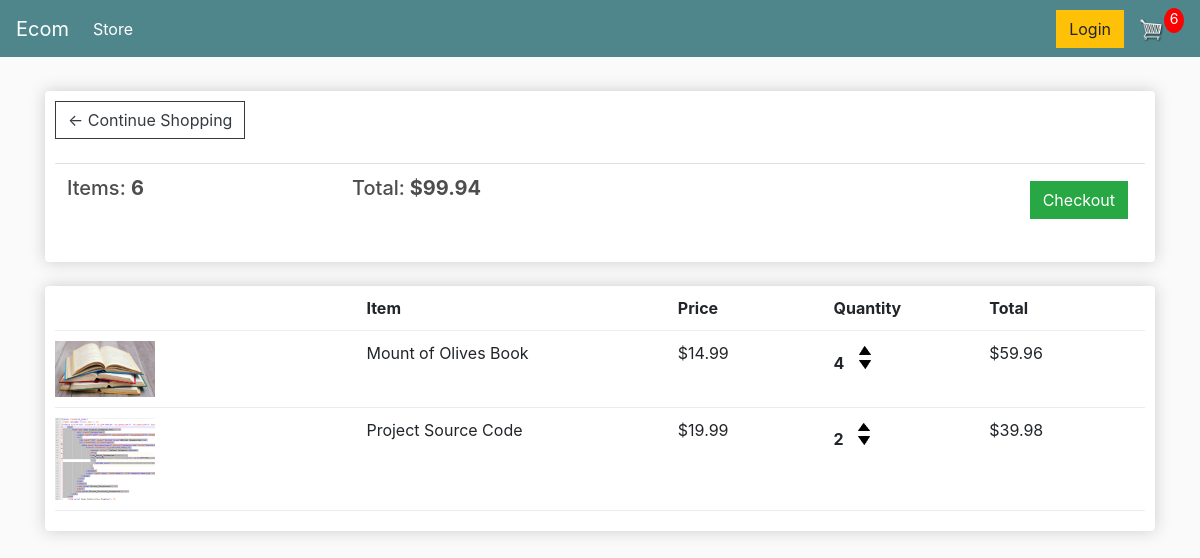
The app's page /cart/ (signed in) with its own data.
### store/models.py (models this page shows, shortened)
class Order(models.Model):
    customer = models.ForeignKey(Customer, on_delete=models.SET_NULL, blank=True, null=True)
    date_ordered = models.DateTimeField(auto_now_add=True)
    complete = models.BooleanField(default=False, null=True, blank=False)
    transaction_id = models.CharField(max_length=200, null=True)
    @property
    def get_cart_total(self):
        orderitems = self.orderitem_set.all()
        total = sum([item.get_total for item in orderitems])
        return total
    @property
    def get_cart_items(self):
        orderitems = self.orderitem_set.all()
        total = sum([item.quantity for item in orderitems])
        return total

class OrderItem(models.Model):
    product = models.ForeignKey(Product, on_delete=models.SET_NULL, blank=True, null=True)
    order = models.ForeignKey(Order, on_delete=models.SET_NULL, blank=True, null=True)
    quantity = models.IntegerField(default=0, null=True, blank=True)
    date_added = models.DateTimeField(auto_now_add=True)
    @property
    def get_total(self):
        total = self.product.price * self.quantity
        return total

class Product(models.Model):
    name = models.CharField(max_length=100, null=True)
    price = models.DecimalField(max_digits=7, decimal_places=2)
    digital = models.BooleanField(default=False, null=True, blank=False)
    image = models.ImageField(null=True, blank=True)
    @property
    def imageURL(self):
        try:
            url = self.image.url
        except:
            url = ''
        return url

### store/views.py (the view)
# urls.py: path('cart/', views.cart, name="cart"),
def cart(request):
    data = cartData(request)
    cartItems = data['cartItems']
    order = data['order']
    items = data['items']
    context = {'items': items, 'order': order, "cartItems": cartItems}
    return render(request, 'store/cart.html', context)

### store/utils.py (called while the page is built)
def cartData(request):
    if request.user.is_authenticated:
        customer = request.user.customer
        order, created = Order.objects.get_or_create(
            customer=customer, complete=False)
        items = order.orderitem_set.all()
        cartItems = order.get_cart_items
    else:
        cookieData = cookieCart(request)
        cartItems = cookieData['cartItems']
        order = cookieData['order']
        items = cookieData['items']
    return {'cartItems': cartItems, 'order': order, 'items': items}

### store/templates/store/cart.html
{% extends 'store/main.html' %}
{% load static %}
{% block content %}
	<div class="row">
		<div class="col-lg-12">
			<div class="box-element">
				<a  class="btn btn-outline-dark" href="{% url 'store' %}">&#x2190; Continue Shopping</a>
				<br>
				<br>
				<table class="table">
					<tr>
						<th><h5>Items: <strong>{{order.get_cart_items}}</strong></h5></th>
						<th><h5>Total:<strong> ${{order.get_cart_total|floatformat:2}}</strong></h5></th>
						<th>
							<a  style="float:right; margin:5px;" class="btn btn-success" href="{% url 'checkout' %}">Checkout</a>
						</th>
					</tr>
				</table>
			</div>
			<br>
			<div class="box-element">
				<div class="cart-row">
					<div style="flex:2"></div>
					<div style="flex:2"><strong>Item</strong></div>
					<div style="flex:1"><strong>Price</strong></div>
					<div style="flex:1"><strong>Quantity</strong></div>
					<div style="flex:1"><strong>Total</strong></div>
				</div>
				{% for item in items %}
				<div class="cart-row">
					<div style="flex:2"><img class="row-image" src="{{item.product.imageURL}}"></div>
					<div style="flex:2"><p>{{item.product.name}}</p></div>
					<div style="flex:1"><p>${{item.product.price|floatformat:2}}</p></div>
					<div style="flex:1">
						<p class="quantity">{{item.quantity}}</p>
						<div class="quantity">
							<img data-product="{{item.product.id}}" data-action="add" class="chg-quantity update-cart" src="{% static  'images/arrow-up.png' %}">
							<img data-product="{{item.product.id}}" data-action="remove" class="chg-quantity update-cart" src="{% static  'images/arrow-down.png' %}">
						</div>
					</div>
					<div style="flex:1"><p>${{item.get_total}}</p></div>
				</div>
				{% endfor %}
			</div>
		</div>
	</div>
{% endblock content %}

### static/css/main.css (style rules this page uses)
body { background-color: hsl(0, 0%, 98%); }
h1,h2,h3,h4,h5,h6 { color:hsl(0, 0%, 30%); }
.box-element { box-shadow:hsl(0, 0%, 80%) 0 0 16px; background-color: #fff; border-radius: 4px; padding: 10px; }
.col-lg-4, .col-lg-6, .col-lg-8, .col-lg-12 { margin-top: 10px; }
.btn { border-radius: 0; }
.row-image { width: 100px; }
.cart-row { display: flex; align-items: flex-stretch; padding-bottom: 10px; margin-bottom: 10px; border-bottom: 1px solid #ececec; }
.quantity { display: inline-block; font-weight: 700; padding-right:10px; }
.chg-quantity { width: 12px; cursor: pointer; display: block; margin-top: 5px; transition:.1s; }

### records on screen
Order: get_cart_items "6", get_cart_total "99.94"
OrderItem: product.imageURL (picture), product.name "Mount of Olives Book", product.price "14.99", quantity "4", get_total "59.96"
OrderItem: product.imageURL (picture), product.name "Project Source Code", product.price "19.99", quantity "2", get_total "39.98"

### other values on screen
{{ cartItems }} "6"
